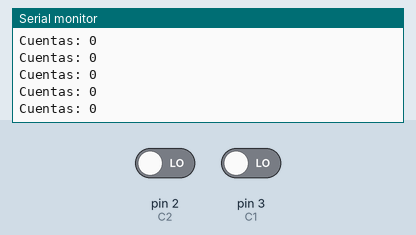
This sketch was run on a simulated Arduino Uno, built with avr-gcc and run on an emulated ATmega328P. On the bench: the last lines printed to the serial monitor. Inputs (shaded band) come from the test bench; at power-on: pin 2 (C2) LOW, pin 3 (C1) LOW.

Above: at 1.2 s.
1.3 s: pin 2 (C2) driven HIGH
At 1.31 s:
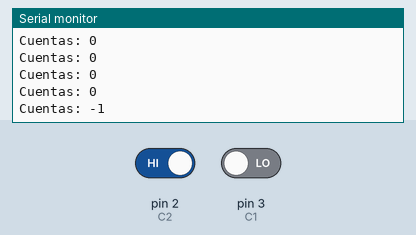
2.8 s: pin 3 (C1) driven HIGH
At 2.81 s:
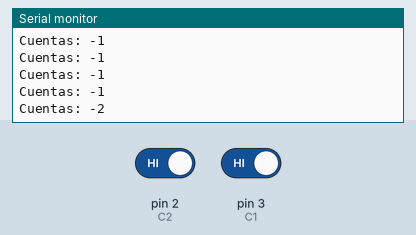
4.3 s: pin 2 (C2) driven LOW
At 4.31 s:
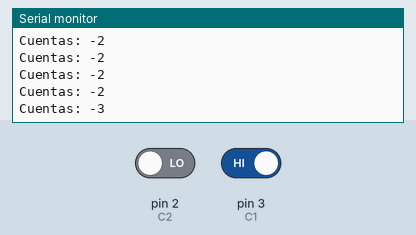
5.8 s: pin 3 (C1) driven LOW
At 5.81 s:
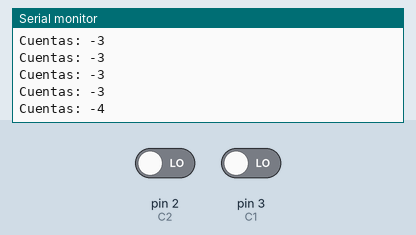
Timing chart, 0 to 8.3 s (numbered marks = the images above; inputs shaded):
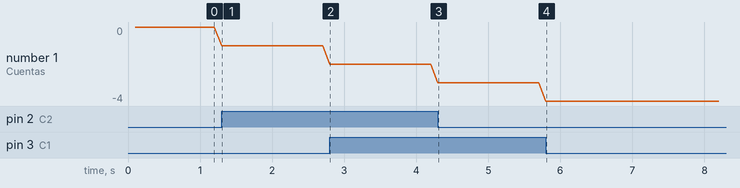

Measured:
- after the input at 1.3 s, the serial monitor: prints a new line at once (image 1)
- after the input at 2.8 s, the serial monitor: prints a new line at once (image 2)
- after the input at 4.3 s, the serial monitor: prints a new line at once (image 3)
- after the input at 5.8 s, the serial monitor: prints a new line at once (image 4)
- plotted number 1: 0 → -1 after the input at 1.3 s, -1 → -2 after the input at 2.8 s, -2 → -3 after the input at 4.3 s, -3 → -4 after the input at 5.8 s

The sketch:

SumadorPos.ino
```cpp
/*
  ENGLISH:
  This code counts quadrature encoder pulses using interrupts and prints the count every 100 ms.
  It is designed for microcontrollers and uses two digital inputs for the encoder signals.

  ESPAÑOL:
  Este código cuenta los pulsos de un encoder de cuadratura usando interrupciones y muestra el conteo cada 100 ms.
  Está diseñado para microcontroladores y utiliza dos entradas digitales para las señales del encoder.
*/

// Encoder signal A input pin
const int    C1 = 3;
// Encoder signal B input pin
const int    C2 = 2;

// Pulse count variable
volatile int  n    = 0;
// Previous encoder state
volatile byte ant  = 0;
// Current encoder state
volatile byte act  = 0;

// Previous sample time
unsigned long lastTime = 0;
// Sampling interval in milliseconds
unsigned long sampleTime = 100;

void setup()
{
  Serial.begin(9600); // Initialize serial communication

  pinMode(C1, INPUT); // Set encoder A pin as input
  pinMode(C2, INPUT); // Set encoder B pin as input

  // Attach interrupts for encoder signals
  attachInterrupt(digitalPinToInterrupt(C1), encoder, CHANGE);
  attachInterrupt(digitalPinToInterrupt(C2), encoder, CHANGE);

  Serial.println("Numero de conteos"); // Print header
}

void loop() {
  // Check if sampling interval has passed
  if (millis() - lastTime >= sampleTime)
  {
      lastTime = millis(); // Update last sample time
      Serial.print("Cuentas: "); // Print label
      Serial.println(n); // Print pulse count
   }
}

// Quadrature encoder ISR
void encoder(void)
{
    ant=act; // Save previous state
    act = (digitalRead(C1) << 2) | (digitalRead(C2) << 3);

    // Detect forward transitions and increment count
    if(ant==0  && act== 4)  n++;
    if(ant==4  && act==12)  n++;
    if(ant==8  && act== 0)  n++;
    if(ant==12 && act== 8)  n++;

    // Detect backward transitions and decrement count
    if(ant==0  && act==8)  n--;
    if(ant==4  && act==0)  n--;
    if(ant==8  && act==12) n--;
    if(ant==12 && act==4) n--;
}
```
